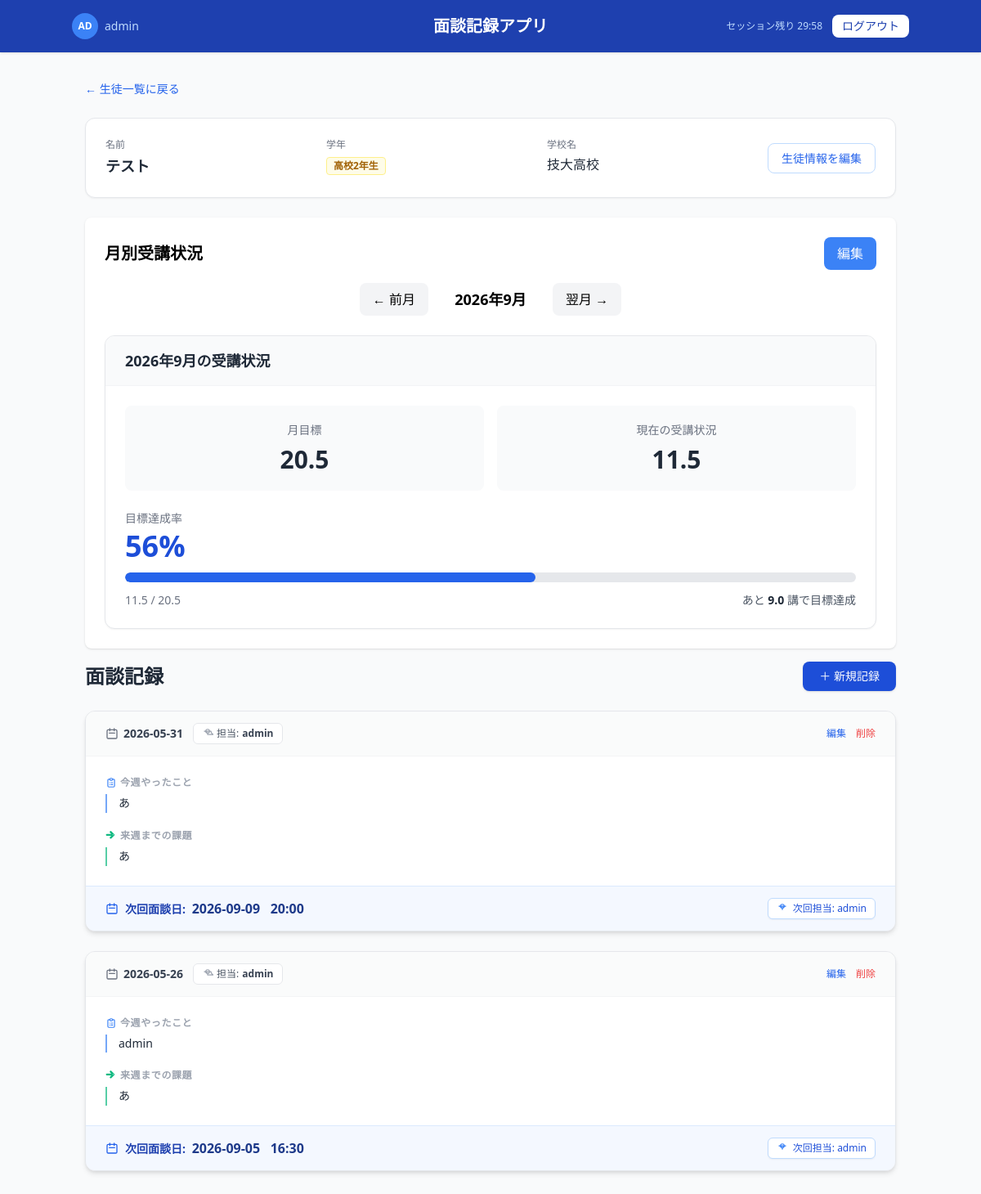
Before: /student/2 (signed in) with the older database file.
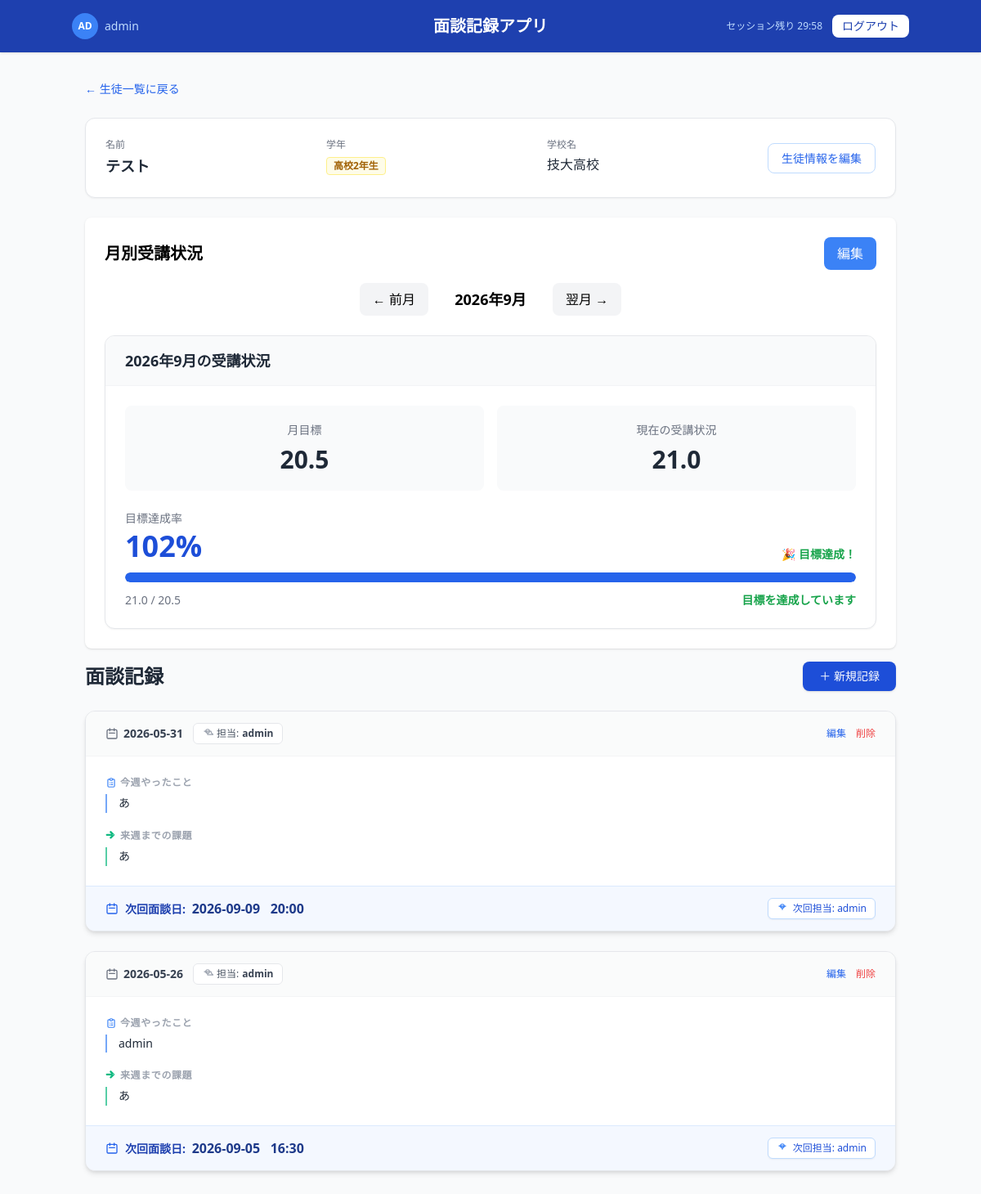
After: the same page with the newer database file.
### app.py (models this page shows)
class MonthlyProgress(db.Model):
    id = db.Column(db.Integer, primary_key=True)
    student_id = db.Column(db.Integer, db.ForeignKey('student.id'), nullable=False)
    month = db.Column(db.String(7), nullable=False)  # YYYY-MM
    monthly_goal = db.Column(db.Float)
    current_progress = db.Column(db.Float)
    student = db.relationship(
        'Student',
        backref=db.backref('monthly_progresses', lazy=True)
    )
    __table_args__ = (
        db.UniqueConstraint('student_id', 'month', name='unique_student_month'),
    )

### app.py (the view)
@app.route('/student/<int:student_id>')
@login_required
def student_detail(student_id):
    student = Student.query.get_or_404(student_id)
    current_month_date = datetime.now().replace(day=1)
    current_month = current_month_date.strftime('%Y-%m')
    selected_month = request.args.get('month', current_month)
    try:
        selected_month_date = datetime.strptime(selected_month, '%Y-%m')
    except ValueError:
        selected_month_date = current_month_date
        selected_month = current_month
    prev_month_date = selected_month_date - timedelta(days=1)
    prev_month_date = prev_month_date.replace(day=1)
    prev_month = prev_month_date.strftime('%Y-%m')
    next_month_date = selected_month_date.replace(day=28) + timedelta(days=4)
    next_month_date = next_month_date.replace(day=1)
    next_month = next_month_date.strftime('%Y-%m')
    monthly_progress = MonthlyProgress.query.filter_by(
        student_id=student.id,
        month=selected_month
    ).first()
    achievement_rate = None
    if monthly_progress:
        if (
            monthly_progress.monthly_goal is not None
            and monthly_progress.monthly_goal > 0
            and monthly_progress.current_progress is not None
        ):
            achievement_rate = (
                monthly_progress.current_progress
                / monthly_progress.monthly_goal
                * 100
            )
    monthly_progresses = MonthlyProgress.query.filter_by(
        student_id=student.id
    ).order_by(
        MonthlyProgress.month.desc()
    ).all()
    records = Record.query.filter_by(
        student_id=student.id
    ).order_by(
        Record.date.desc()
    ).all()
    return render_template(
        'detail.html',
        student=student,
        records=records,
        monthly_progress=monthly_progress,
        achievement_rate=achievement_rate,
        selected_month=selected_month,
        prev_month=prev_month,
        next_month=next_month
    )

### app.py (called while the page is built)
@app.template_filter('grade_color')
def grade_color_filter(grade_str):
    now = datetime.now()
    year = now.year
    if now.month < 4:  # 1月〜3月は前年度として扱う
        year -= 1
    grade_num = 1
    if "2" in grade_str:
        grade_num = 2
    elif "3" in grade_str:
        grade_num = 3
    entrance_year = year - (grade_num - 1)
    color_index = entrance_year % 3
    if color_index == 1:
        return "bg-red-50 border-red-200 text-red-700"          # 赤系
    elif color_index == 0:
        return "bg-yellow-50 border-yellow-200 text-yellow-700"  # 黄系
    else:
        return "bg-blue-50 border-blue-200 text-blue-700"        # 青系

@login_manager.user_loader
def load_user(user_id):
    return User.query.get(int(user_id))

### templates/detail.html (shortened to what the changed rows need)
<!DOCTYPE html>
<html lang="ja">
<head>
    <script src="https://cdn.tailwindcss.com"></script>
</head>
<body class="bg-gray-50 min-h-screen">
    <header class="bg-blue-800 text-white px-6 py-4 shadow">
        <div class="flex items-center justify-between max-w-5xl mx-auto">
            <h1 class="text-xl font-semibold absolute left-1/2 transform -translate-x-1/2">
                面談記録アプリ
            </h1>
        </div>
    </header>
    <main class="max-w-5xl mx-auto px-4 py-8">
        <div class="bg-white rounded-lg shadow p-6 mt-6">
            <div class="flex items-center justify-between mb-4">
                <h2 class="text-xl font-bold">
                    月別受講状況
                </h2>
            </div>
            {% if monthly_progress %}
                <div class="bg-white rounded-xl border border-gray-200 shadow-sm overflow-hidden">
                    <div class="px-6 py-4 border-b border-gray-100 bg-gray-50">
                        <h3 class="text-lg font-bold text-gray-800">
                            {{ selected_month[:4] }}年{{ selected_month[5:7]|int }}月の受講状況
                        </h3>
                    </div>
                    <div class="p-6">
                        <div class="grid grid-cols-2 gap-4 mb-6">
                            <div class="bg-gray-50 rounded-lg p-5 text-center">
                                <p class="text-sm text-gray-500 mb-2">
                                    月目標
                                </p>
                                <p class="text-3xl font-bold text-gray-800">
                                    {{ monthly_progress.monthly_goal
                                    if monthly_progress.monthly_goal is not none
                                    else '-' }}
                                </p>
                            </div>
                            <div class="bg-gray-50 rounded-lg p-5 text-center">
                                <p class="text-sm text-gray-500 mb-2">
                                    現在の受講状況
                                </p>
                                <p class="text-3xl font-bold text-gray-800">
                                    {{ monthly_progress.current_progress
                                    if monthly_progress.current_progress is not none
                                    else '-' }}
                                </p>
                            </div>
                        </div>
                        <div>
                            <div class="flex items-end justify-between mb-3">
                                <div>
                                    <p class="text-sm text-gray-500 mb-1">
                                        目標達成率
                                    </p>
                                    {% if achievement_rate is not none %}
                                        <p class="text-4xl font-bold text-blue-700">
                                            {{ achievement_rate|round|int }}%
                                        </p>
                                    {% else %}
                                        <p class="text-4xl font-bold text-gray-400">
                                            -
                                        </p>
                                    {% endif %}
                                </div>
                                {% if achievement_rate is not none and achievement_rate >= 100 %}
                                    <p class="text-sm font-bold text-green-600">
                                        🎉 目標達成！
                                    </p>
                                {% endif %}
                            </div>
                            {% if achievement_rate is not none %}
                                <div class="w-full bg-gray-200 rounded-full h-3 overflow-hidden">
                                    <div
                                        class="bg-blue-600 h-3 rounded-full transition-all duration-500"
                                        style="width: {{ achievement_rate if achievement_rate < 100 else 100 }}%;"
                                    ></div>
                                </div>
                                <div class="flex justify-between items-center mt-3">
                                    <p class="text-sm text-gray-500">
                                        {{ monthly_progress.current_progress }}
                                        /
                                        {{ monthly_progress.monthly_goal }}
                                    </p>
                                    {% if monthly_progress.monthly_goal is not none
                                        and monthly_progress.current_progress is not none
                                        and monthly_progress.current_progress < monthly_progress.monthly_goal %}
                                        <p class="text-sm font-medium text-gray-600">
                                            あと
                                            <span class="font-bold text-gray-800">
                                                {{ monthly_progress.monthly_goal - monthly_progress.current_progress }}
                                            </span>
                                            講で目標達成
                                        </p>
                                    {% elif monthly_progress.current_progress is not none
                                        and monthly_progress.monthly_goal is not none
                                        and monthly_progress.current_progress >= monthly_progress.monthly_goal %}
                                        <p class="text-sm font-bold text-green-600">
                                            目標を達成しています
                                        </p>
                                    {% endif %}
                                </div>
                            {% endif %}
                        </div>
                    </div>
                </div>
            {% else %}
                <div class="bg-white rounded-xl border border-gray-200 shadow-sm">
                    <div class="text-center text-gray-500 py-8">
                        この月の受講状況はまだ登録されていません。
                    </div>
                </div>
            {% endif %}
        </div>
        <div class="flex items-center justify-between mt-4 mb-6">
            <h2 class="text-2xl font-semibold text-gray-800">
                面談記録
            </h2>
        </div>
    </main>
</body>
</html>

Changed rows visible on the page:
changed MonthlyProgress: current_progress "11.5" → "21.0"; monthly_goal+current_progress "9.0" → (not shown)
Other visible differences:
{{ achievement_rate|round|int }}: "56" → "102"
{{ achievement_rate if achievement_rate < 100 else 100 }}: 56.09756097560976 → 100 (drawn)
text no longer shown: "あと 講で目標達成"
text now shown: "🎉 目標達成！ 目標を達成しています"
